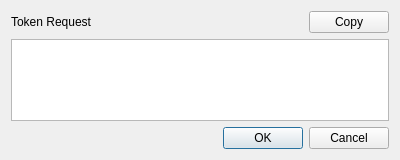
<?xml version="1.0" encoding="UTF-8"?>
<ui version="4.0">
 <class>RefillRequest</class>
 <widget class="QDialog" name="RefillRequest">
  <property name="geometry">
   <rect>
    <x>0</x>
    <y>0</y>
    <width>400</width>
    <height>160</height>
   </rect>
  </property>
  <property name="windowTitle">
   <string>Isi Token</string>
  </property>
  <layout class="QVBoxLayout" name="verticalLayout">
   <item>
    <layout class="QHBoxLayout" name="horizontalLayout" stretch="1,0">
     <item>
      <widget class="QLabel" name="label">
       <property name="text">
        <string>Token Request</string>
       </property>
      </widget>
     </item>
     <item>
      <widget class="QPushButton" name="pushButton">
       <property name="text">
        <string>Copy</string>
       </property>
      </widget>
     </item>
    </layout>
   </item>
   <item>
    <widget class="QPlainTextEdit" name="plainTextEdit">
     <property name="readOnly">
      <bool>true</bool>
     </property>
    </widget>
   </item>
   <item>
    <widget class="QDialogButtonBox" name="buttonBox">
     <property name="orientation">
      <enum>Qt::Horizontal</enum>
     </property>
     <property name="standardButtons">
      <set>QDialogButtonBox::Cancel|QDialogButtonBox::Ok</set>
     </property>
    </widget>
   </item>
  </layout>
 </widget>
 <resources/>
 <connections>
  <connection>
   <sender>buttonBox</sender>
   <signal>accepted()</signal>
   <receiver>RefillRequest</receiver>
   <slot>accept()</slot>
   <hints>
    <hint type="sourcelabel">
     <x>248</x>
     <y>254</y>
    </hint>
    <hint type="destinationlabel">
     <x>157</x>
     <y>274</y>
    </hint>
   </hints>
  </connection>
  <connection>
   <sender>buttonBox</sender>
   <signal>rejected()</signal>
   <receiver>RefillRequest</receiver>
   <slot>reject()</slot>
   <hints>
    <hint type="sourcelabel">
     <x>316</x>
     <y>260</y>
    </hint>
    <hint type="destinationlabel">
     <x>286</x>
     <y>274</y>
    </hint>
   </hints>
  </connection>
 </connections>
</ui>
